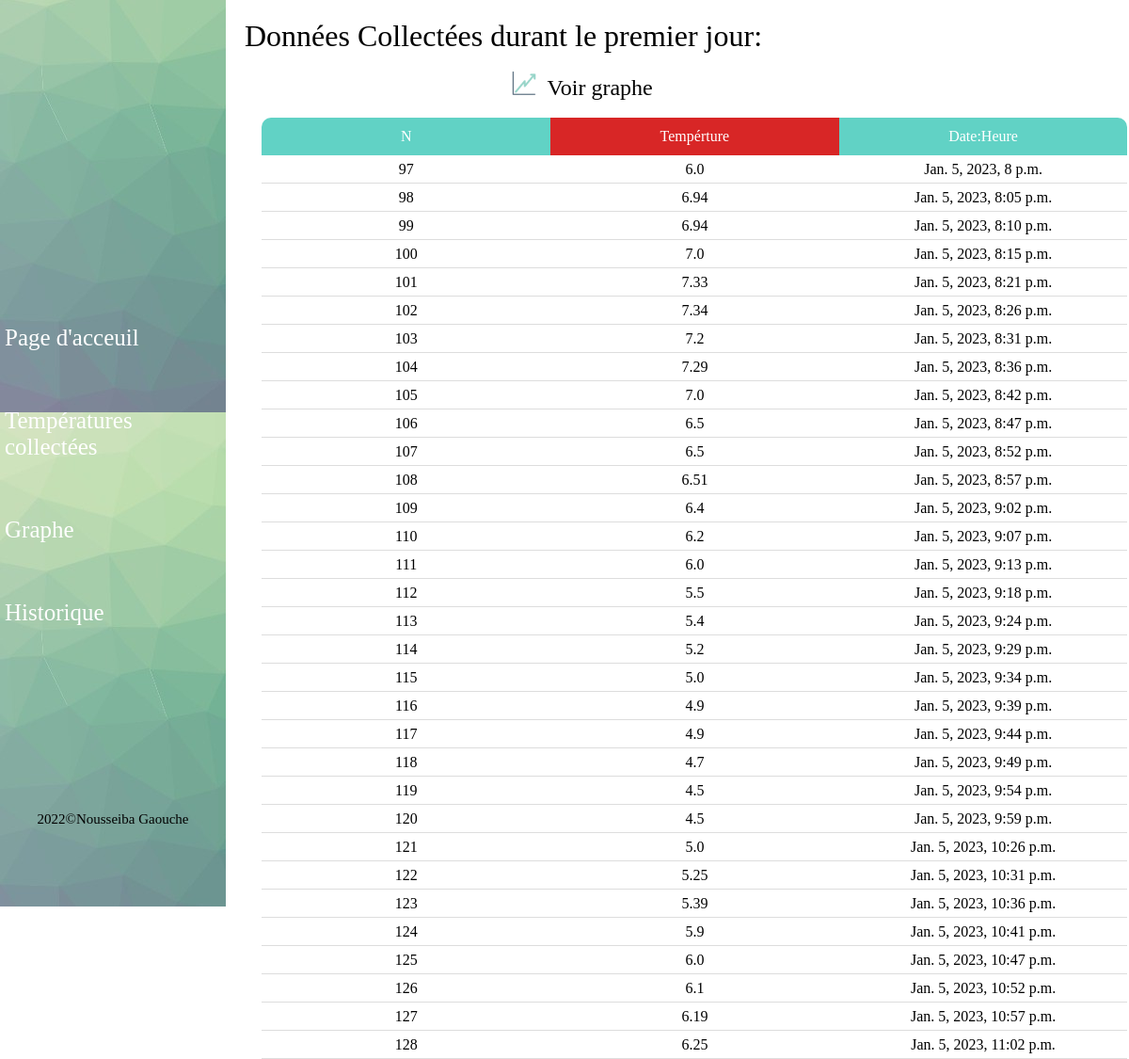
Screenshot of /jr1/ with the database file from the repository.
### app/models.py (models this page shows, shortened)
class Dht(models.Model):
    temp = models.FloatField(null=True)
    dt = models.DateTimeField(auto_now_add=True,null=True)

### app/views.py (the view)
# urls.py: path('jr1/', views.data24, name='jr1'),
def data24(request):
    jr1 = Dht.objects.all()[0:32]
    s1={'jr1':jr1}
    return render(request, 'jour1.html',s1)

### app/templates/jour1.html (shortened to what this page needs)
<!DOCTYPE html>
{% load static %}
<html lang="en">
  <head>
    <link rel="stylesheet" href="{% static 'css/index2-3.css'%}"  />
  </head>
  <body>
    <div class="container">
      <div class="menu">
        <ul>
          <li><a href="{% url 'data'%}">Page d'acceuil</a></li>
          <li><a href="{% url 'data2'%}">Températures collectées </a></li>
          <li><a href="{% url 'data3'%}">Graphe</a></li><br>
          <li><a href="{% url 'historique'%}">Historique</a></li>
        </ul>
        <span>2022©Nousseiba Gaouche</span>
      </div>
      <div class="stats-container">
        <div class="table-container">
          <h1 style="margin-bottom: 10px">Données Collectées durant le premier jour:</h1>
          <span class="titre"><img src="{% static 'images/gra.png'%}" width="40px" /><a href="{% url 'jr1Graphe'%}"> Voir graphe </a></span>
          <table>
            <tr>
              <th class="n">N</th>
              <th class="temp">Tempérture</th>
              <th class="date">Date:Heure</th>
            </tr>
            <tbody>
              {% for i in jr1 %}
                <tr>
                <td>{{i.id}}</td>
                <td>{{i.temp}}</td>
                <td>{{i.dt}}</td>
              {%endfor%}
            </tbody>
          </table>
        </div>
      </div>
    </div>
  </body>
</html>

### app/static/css/index2-3.css (style rules this page uses)
* { padding: 0; margin: 0; box-sizing: border-box; font-family: "Roboto Condensed", sans-serif; font-family: fangsong; font-weight:500; }
.container { display: flex; align-items: center; height: 100vh; }
.menu { background-image: url("../images/back1.jpg"); height: 100%; display: flex; flex-direction: column; align-items: center; justify-content: space-around; position: fixed; width : 20%; }
li { margin: 30px 5px; color: white; font-size: 25px; display: inline-block; }
span { color: black; font-size: 15px; }
.stats-container { padding: 20px; width: 80%; height: 100%; display: flex; flex-direction: column; margin-left: auto; }
.table-container { height: 50%; }
table { border-collapse: collapse; width: 100%; text-align: center; margin: 2%; }
td { width: 100px; height: 30px; border-bottom: 1px solid #ddd; }
th { color: white; height: 40px; }
.n { background-color: #61d2c5; border-top-left-radius: 10px; }
.temp { background-color: #D82626; }
.date { background-color: #61d2c5; border-top-right-radius: 10px; }
a { text-decoration: none; color: white; font-size:x-larger; }
.titre a { font-size:x-large; text-align:center; color: black; border:1px; }
.titre { padding:30%; margin-top:20%; text-align:center; align-items: center; justify-content: center; }

### rows the page displays
Dht: id "97", temp "6.0", dt "Jan. 5, 2023, 8 p.m."
Dht: id "98", temp "6.94", dt "Jan. 5, 2023, 8:05 p.m."
Dht: id "99", temp "6.94", dt "Jan. 5, 2023, 8:10 p.m."
Dht: id "100", temp "7.0", dt "Jan. 5, 2023, 8:15 p.m."
Dht: id "101", temp "7.33", dt "Jan. 5, 2023, 8:21 p.m."
Dht: id "102", temp "7.34", dt "Jan. 5, 2023, 8:26 p.m."
Dht: id "103", temp "7.2", dt "Jan. 5, 2023, 8:31 p.m."
Dht: id "104", temp "7.29", dt "Jan. 5, 2023, 8:36 p.m."
Dht: id "105", temp "7.0", dt "Jan. 5, 2023, 8:42 p.m."
Dht: id "106", temp "6.5", dt "Jan. 5, 2023, 8:47 p.m."
Dht: id "107", temp "6.5", dt "Jan. 5, 2023, 8:52 p.m."
Dht: id "108", temp "6.51", dt "Jan. 5, 2023, 8:57 p.m."
Dht: id "109", temp "6.4", dt "Jan. 5, 2023, 9:02 p.m."
Dht: id "110", temp "6.2", dt "Jan. 5, 2023, 9:07 p.m."
Dht: id "111", temp "6.0", dt "Jan. 5, 2023, 9:13 p.m."
Dht: id "112", temp "5.5", dt "Jan. 5, 2023, 9:18 p.m."
Dht: id "113", temp "5.4", dt "Jan. 5, 2023, 9:24 p.m."
Dht: id "114", temp "5.2", dt "Jan. 5, 2023, 9:29 p.m."
Dht: id "115", temp "5.0", dt "Jan. 5, 2023, 9:34 p.m."
Dht: id "116", temp "4.9", dt "Jan. 5, 2023, 9:39 p.m."
Dht: id "117", temp "4.9", dt "Jan. 5, 2023, 9:44 p.m."
Dht: id "118", temp "4.7", dt "Jan. 5, 2023, 9:49 p.m."
Dht: id "119", temp "4.5", dt "Jan. 5, 2023, 9:54 p.m."
Dht: id "120", temp "4.5", dt "Jan. 5, 2023, 9:59 p.m."
Dht: id "121", temp "5.0", dt "Jan. 5, 2023, 10:26 p.m."
Dht: id "122", temp "5.25", dt "Jan. 5, 2023, 10:31 p.m."
Dht: id "123", temp "5.39", dt "Jan. 5, 2023, 10:36 p.m."
Dht: id "124", temp "5.9", dt "Jan. 5, 2023, 10:41 p.m."
Dht: id "125", temp "6.0", dt "Jan. 5, 2023, 10:47 p.m."
Dht: id "126", temp "6.1", dt "Jan. 5, 2023, 10:52 p.m."
Dht: id "127", temp "6.19", dt "Jan. 5, 2023, 10:57 p.m."
Dht: id "128", temp "6.25", dt "Jan. 5, 2023, 11:02 p.m."
